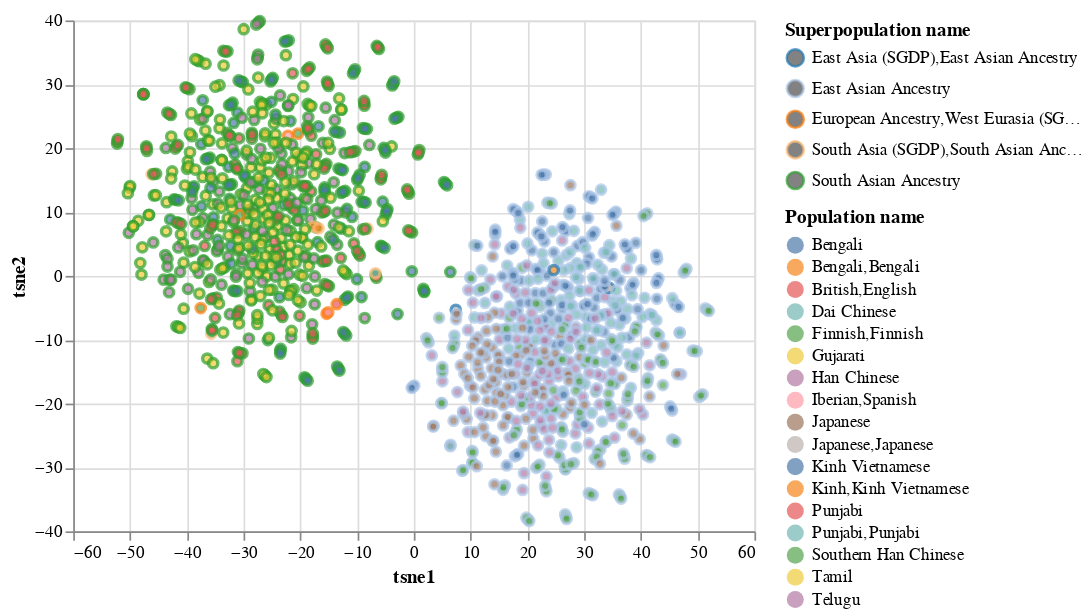

Notebook code cell kept with this figure:
### Code cell
alt.Chart(df_plot).mark_point().encode(
    x='tsne1',
    y='tsne2',
    color=alt.Color('Superpopulation name', scale=alt.Scale(scheme='category20')),
    fill = "Population name"
)

### Figure 1 — Vega-Lite specification as saved in the notebook (floating-point values rounded to 4 significant figures; data arrays with more than 128 entries replaced by an {"elided": "..."} marker saying what was removed)
{"config": {"view": {"continuousWidth": 400, "continuousHeight": 300}}, "data": {"name": "data-28173f17f03f0cff683483b1e485c1ef"}, "mark": "point", "encoding": {"color": {"field": "Superpopulation name", "scale": {"scheme": "category20"}, "type": "nominal"}, "fill": {"field": "Population name", "type": "nominal"}, "x": {"field": "tsne1", "type": "quantitative"}, "y": {"field": "tsne2", "type": "quantitative"}}, "$schema": "https://vega.github.io/schema/vega-lite/v4.17.0.json", "datasets": {"data-28173f17f03f0cff683483b1e485c1ef": {"elided": "1193 records"}}}
